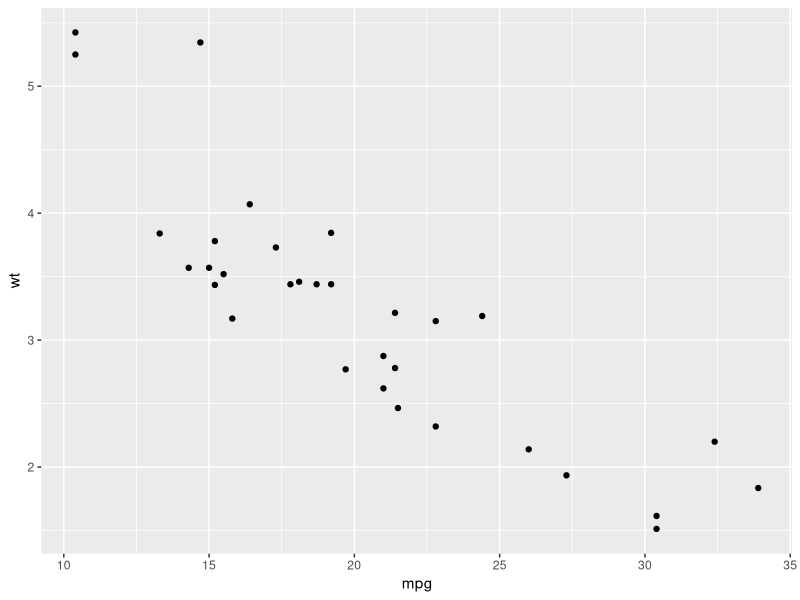
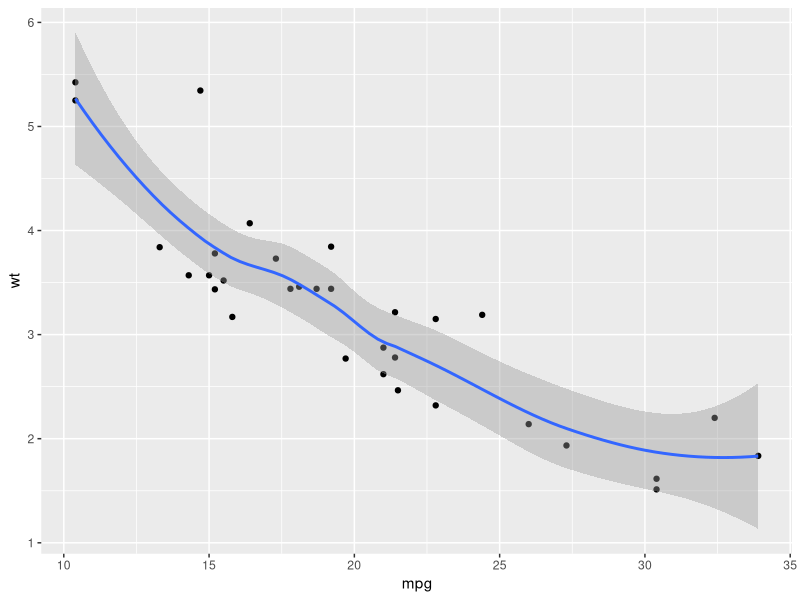
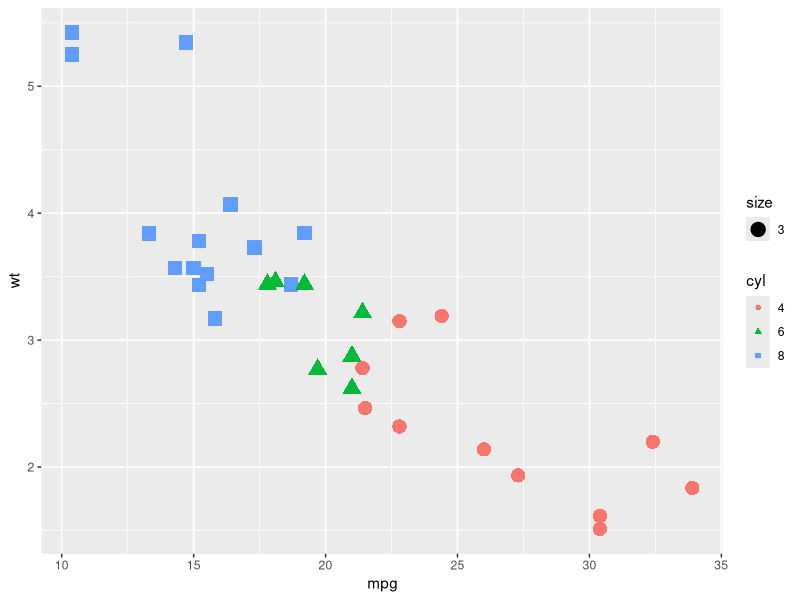
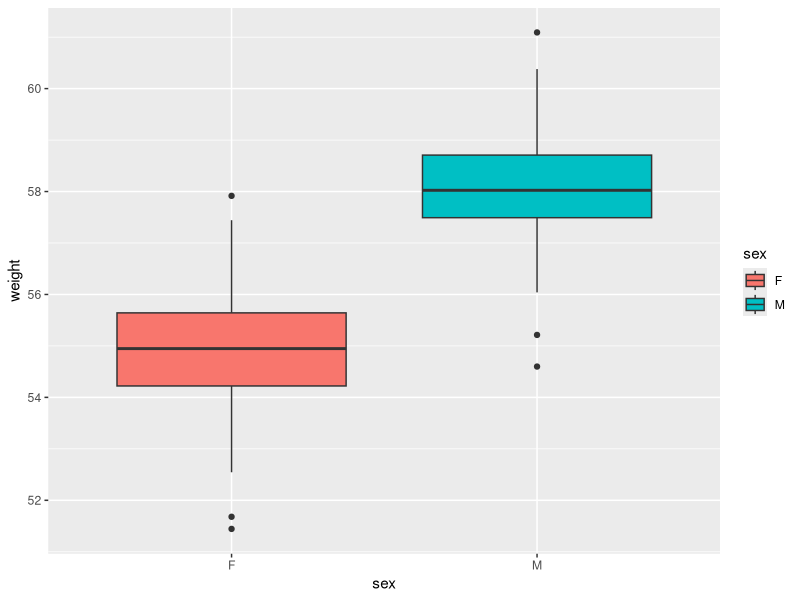
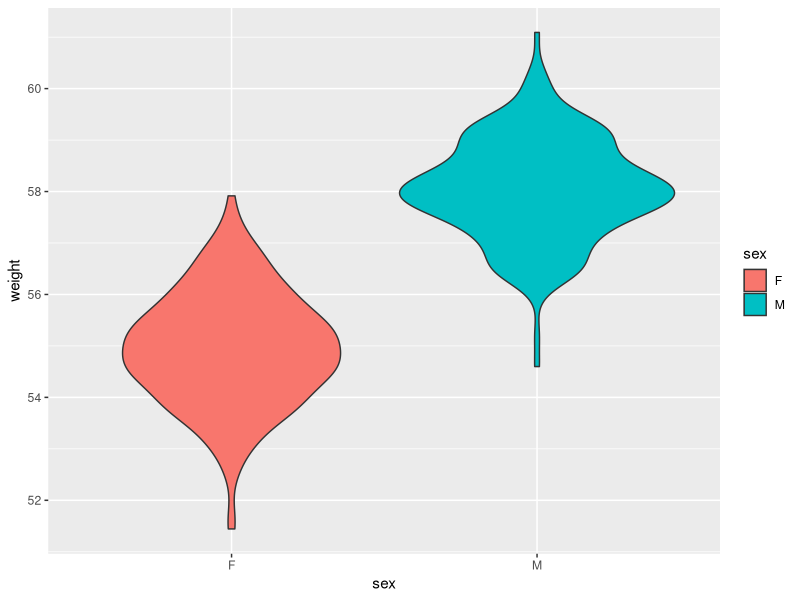
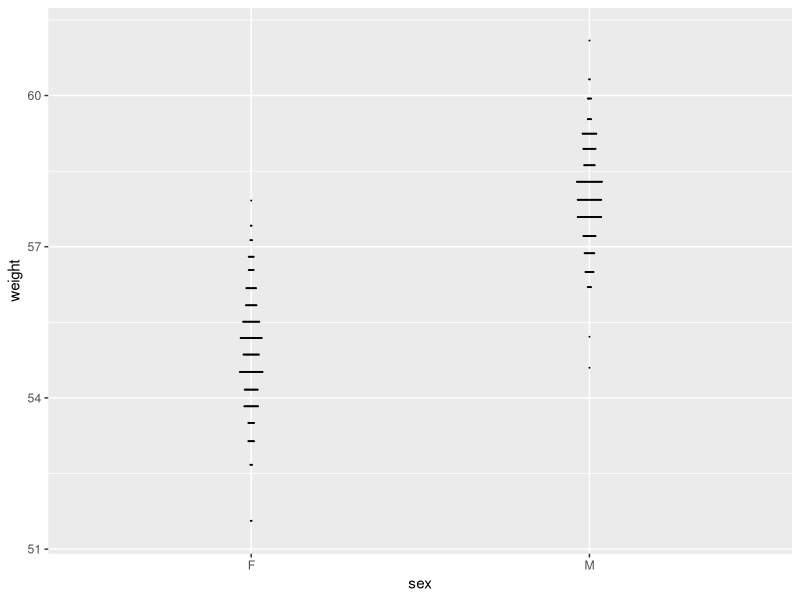

Reproduce these figures in R, in order. (Note: this script raises an error after producing the figures.)
# Graphics and GGplot2


# Work in layers like photoshop or gimp
# Based on a book called Grammar of Graphic by Wilkerson- better for publication 
# Need to hand data in a data frame
# NO 3D graphics, graph theory graphs (but igraph does this)
# Doesn't support interactive graphs (ggvis does this) (also plotly and shiny useful packages)

# gramatical elements
# 1. Data- needs to be organized 
# 2. Aesthetic- the elements of the data being mapped onto x and y, they need to be assigned 
# 3. Geometric objects- bar charts, scatterplots, lines
# 4. Statistical transformation- want to alter data for purposes of graphing 
# 5. Scale
# 6. Coordinate systems 
# 7. Position adjustments- if points overplot, and you have no indication of the size of the data set, you can jitter the points to prevent overlap
# 8. Faceting- putting more than one graphic on a page
# 9. Themes- if you are making a publication that needs a certain look 


library(ggplot2)
data("mtcars") #mtcars is a dataframe 
head(mtcars)

df <-  mtcars[,c("mpg","cyl","wt")] #mpg is cont, so is wt but cyl is a factor #taking a subset of the mtcars data
# typeof(mtcars$cyl) says its a "double"
# need to change it into a factor

df$cyl <- as.factor(df$cyl)
head(df) #now have a subset of a column
levels(df$cyl) #NEED TO UNDERSTAND THE DATA

# quickplot: qplot, should be just as easy as the uilt in graphic functions 
qplot(x=mpg,y=wt, data=df, geom = "point")
qplot(mpg,wt,data=df,geom=c("point","smooth")) #better than showing just points, highlights a region, makes a line
qplot(x=mpg,y=wt,data=df, color=cyl, shape=cyl,size=3 ) #seperates cyl by color, makes a key 

# another example of qplots, different types of plots with same data
set.seed(17)
wdata <- data.frame(
  sex=factor(rep(c("F","M"), each=200)),  #400 people, 200 males, 200 females, average is 55 and 58 respectively 
  weight=c(rnorm(200,55),rnorm(200,58))
  
)
head(wdata)

qplot(sex,weight,data=wdata,
      geom="boxplot",fill=sex)  #fill color indication of sex


qplot(sex,weight,data=wdata,
      geom="violin",fill=sex)  # different shape

qplot(sex,weight,data=wdata,
      geom="dotplot",stackdir="center", binaxis="y", dotsize=0.05) 

qplot(sex,weight,data=wdata,
      geom = "histogram", fill = sex)
      
qplot(sex,weight,data=wdata,
      geom = "density", color = sex, linetype = sex)


#### same thing with ggplot not qplot


ggplot(data = mtcars, aes(x=wt, y = mpg)) +
  geom_point() # get scatterplot like before

a <- ggplot(data = mtcars, aes(x=wt, y=mpg)) # take main elements of the graphical parameters into a list

a + geom_point(size=2, shape=23)


ggplot(wdata, aes(x=weight)) + geom_density() # get density plot

# definition of data + geometric
ggplot(wdata, aes(x=weight)) + stat_density()

a <- ggplot(wdata, aes(x=weight))
# flexibility 


# a +
# geom_area()
#geom_density()
#geom_ dotplot, freqpoly, histogram, stat_ecdf, stat_qq

# mtcar -- x=st y = mpg
# geom_point
# geom_smootn, qualtile, rug,jitter,text

##########################
# Plotting 2 lines together
# starts Class 11

# data
df1 <- as.data.frame(matrix(data=c(0,3,2,4,5,5), nrow = 3,byrow = TRUE))

df2 <- as.data.frame(matrix(data=c(1,4,2,5,3,9), nrow = 3,byrow = TRUE))

# make two simple data frames
df1
df2
# two ways to plot a line
ggplot(data = df1) + geom_line(aes(x=V1, y=V2)) + 
  ggtitle("ggplot(df1) + geom_line(aes(x=V1, y=V2))")

# heres data, geom line tells you x and y, and then you attach the title 

ggplot(data = df1,aes(x=V1, y=V2)) + geom_line() + 
  ggtitle("ggplot(df1,aes(x=V1, y=V2)) + geom_line()")

# did same thingm switched where you put the aesthetic, put aesthetic into the geometry, not equivalent statements!
# 
# So now you know how to do two

ggplot(data = df1) + geom_line(aes(x=V1, y=V2), color = "blue") + 
  geom_line(data = df2, aes(x=V1, y=V2), color = "red") + 
  ggtitle("Two Lines") 

#puts themm in the same chart

#interested in density of weight data
#didn't tell it to differentiate between males and females, we want to compare the two

ggplot(wdata, aes(x=weight)) + geom_density() +
  ggtitle("ggplot(wdata, aes(x=weight)) + geom_density()")

ggplot(wdata) + geom_density(aes(x=weight, color = sex) ) +
  ggtitle("ggplot(wdata) + geom_density(aes(x=weight, color = sex))")

# only obsv is weight, but we have a specification, the sex, so we differentiate by color
#added a title

ggplot(wdata, aes(x=weight, fill = sex)) + geom_density() +
  ggtitle("ggplot(wdata, aes(x=weight, fill = sex))")

#do it again but aesthtic in main body, also used fill

# say we want to create a table, has M/F on top, and indexed going down with weights with mean and s.d at the bottom of the columns
# want two data frames one with weight and one with the mean/s.d for F/M
# dplyr allows you to do this?
# this allows us to convey more information! 



library(dplyr)
m1 <- summarize(group_by(wdata, sex), mean(weight)) 
m1
#not as good, need to name the mw. 

m <- summarize(group_by(wdata, sex), mw = mean(weight)) 
#summarizes data and groups it by sex, mw is a variable name
m  
# m is the table
#sex is a factor 

#graph
#alpha parameter sets the opaqueness
#geom=density makes it a density graph
#verticle line plotted is the m
#since its working with data frames, can use m values directly, only want a line use one variable mw
# decided that you have a variable .4 which is annoying, which you put in the aesthetic, assumed that there was a variable calld .4 


ggplot(wdata, aes(x=weight, fill = sex, alpha = .4)) + 
  geom_density() +
  geom_vline(data = m, aes(xintercept = mw), 
             color = "black", linetype = "dashed")

# and, finally, get rid of the .4 in the legend

ggplot(wdata) + 
  geom_density(aes(x=weight, fill = sex), alpha = .4) +
  geom_vline(data = m, aes(xintercept = mw), 
             color = "black", linetype = "dashed")
# didnt put alpha as part of the aesthetixc


#how to change overall appearance

library(ggthemes)
??ggthemes

ggplot(wdata) + 
  geom_density(aes(x=weight, fill = sex), alpha = .4) +
  geom_vline(data = m, aes(xintercept = mw), 
             color = "black", linetype = "dashed") +
  theme_wsj()


